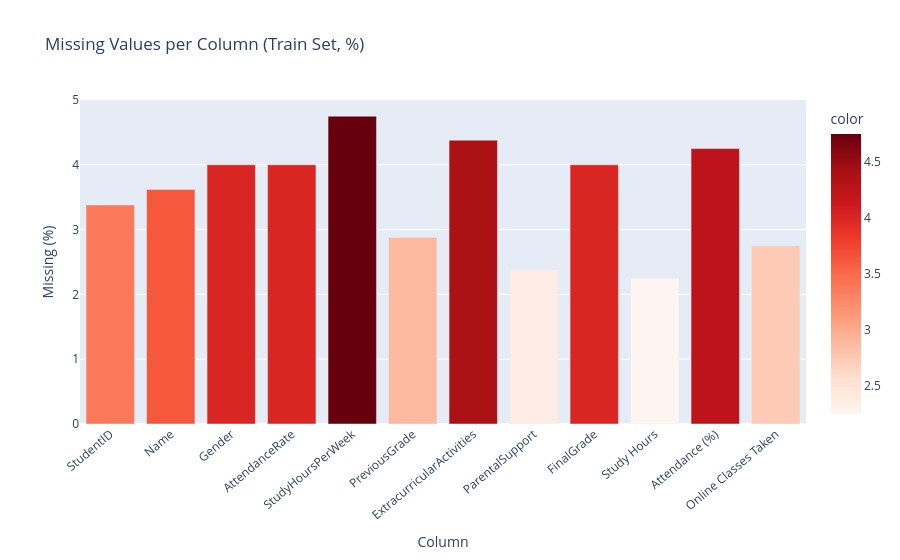

Notebook code cell kept with this figure:
### Markdown cell above
## Cell 6 — EDA: Missing Values Visualization

A bar chart of missing percentages per column helps us decide:
- Which columns have the most missingness
- Whether the missing rate is low enough for simple imputation (< 20% is generally safe)

### Code cell
# Visualize missing values on the train set
missing_train = df_train.isnull().sum()
missing_train_pct = (missing_train / len(df_train) * 100).round(2)

fig = px.bar(
    x=missing_train_pct.index,
    y=missing_train_pct.values,
    title='Missing Values per Column (Train Set, %)',
    labels={'x': 'Column', 'y': 'Missing (%)'},
    color=missing_train_pct.values,
    color_continuous_scale='Reds'
)
fig.update_layout(xaxis_tickangle=-40)
fig.show()

print('Missing % per column (Train):')
print(missing_train_pct[missing_train_pct > 0])

### Figure 1 — Plotly figure (JSON) as saved in the notebook; plotly's stock layout.template omitted (floating-point values rounded to 4 significant figures)
{"data": [{"hovertemplate": "Column=%{x}<br>Missing (%)=%{y}<br>color=%{marker.color}<extra></extra>", "legendgroup": "", "marker": {"color": [3.38, 3.62, 4.0, 4.0, 4.75, 2.88, 4.38, 2.38, 4.0, 2.25, 4.25, 2.75], "coloraxis": "coloraxis", "pattern": {"shape": ""}}, "name": "", "orientation": "v", "showlegend": false, "textposition": "auto", "type": "bar", "x": ["StudentID", "Name", "Gender", "AttendanceRate", "StudyHoursPerWeek", "PreviousGrade", "ExtracurricularActivities", "ParentalSupport", "FinalGrade", "Study Hours", "Attendance (%)", "Online Classes Taken"], "xaxis": "x", "y": [3.38, 3.62, 4.0, 4.0, 4.75, 2.88, 4.38, 2.38, 4.0, 2.25, 4.25, 2.75], "yaxis": "y"}], "layout": {"barmode": "relative", "coloraxis": {"colorbar": {"title": {"text": "color"}}, "colorscale": [[0, "rgb(255,245,240)"], [0.125, "rgb(254,224,210)"], [0.25, "rgb(252,187,161)"], [0.375, "rgb(252,146,114)"], [0.5, "rgb(251,106,74)"], [0.625, "rgb(239,59,44)"], [0.75, "rgb(203,24,29)"], [0.875, "rgb(165,15,21)"], [1, "rgb(103,0,13)"]]}, "legend": {"tracegroupgap": 0}, "title": {"text": "Missing Values per Column (Train Set, %)"}, "xaxis": {"anchor": "y", "domain": [0, 1], "tickangle": -40, "title": {"text": "Column"}}, "yaxis": {"anchor": "x", "domain": [0, 1], "title": {"text": "Missing (%)"}}}}
